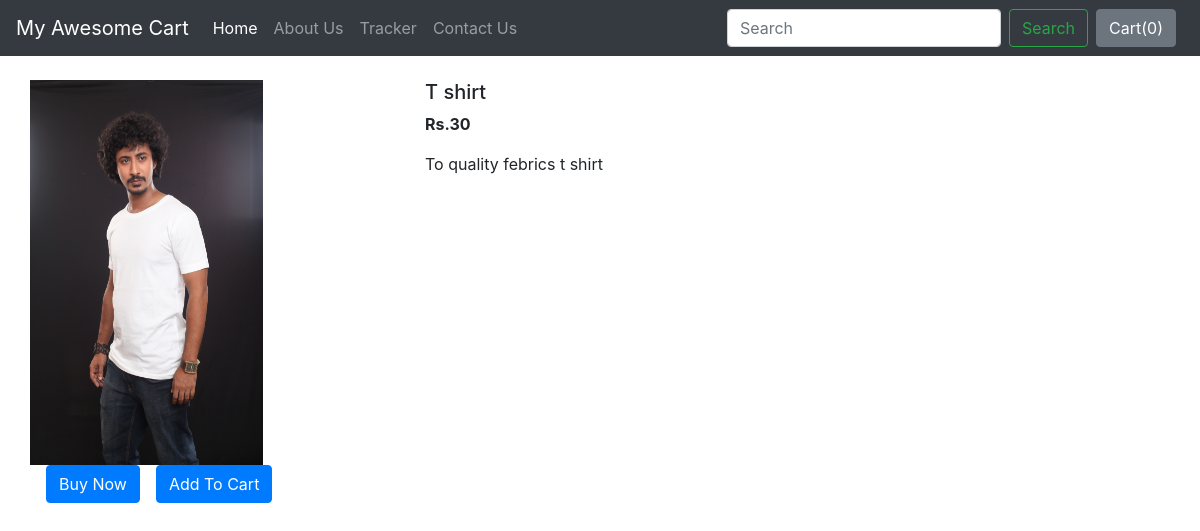
The app's page /shop/products/7 with its own data.
### shop/models.py (models this page shows, shortened)
class Product(models.Model):
    product_id=models.AutoField
    product_name = models.CharField(max_length=50)
    desc = models.CharField(max_length=300)
    category=models.CharField(max_length=50,default="")
    subcategory = models.CharField(max_length=50,default="")
    price = models.IntegerField(default=0)
    pub_date = models.DateField()
    image = models.ImageField(upload_to="shop/images",default="")

### shop/views.py (the view)
# urls.py: path("products/<int:myid>", views.productView,name="ProductView"),
def productView(request,myid):
    product = Product.objects.filter(id=myid)
    return render(request,'shop/prodView.html',{'product':product[0]})

### shop/templates/shop/prodView.html (shortened to what this page needs)
{% extends 'shop/basic.html' %}
{% block body %}
<div class="container my-4">
    <div class="row">
    <div class="col-md-4">
    <div class="row">
        <img src="/media/{{product.image}}" width="233px" height="385px">
    </div>
        <div class="row">
            <button class="btn btn-primary mx-3">Buy Now</button>
            <button class="btn btn-primary">Add To Cart</button>
        </div>
    </div>
    <div class="col-md-8">
        <h5>{{product.product_name}}</h5>
        <p><b>Rs.{{product.price}} </b></p>
        <p>{{product.desc}}</p>
    </div>
    </div>
</div>
{% endblock %}

### records on screen
Product: image (picture), product_name "T shirt", price "30", desc "To quality febrics t shirt"
